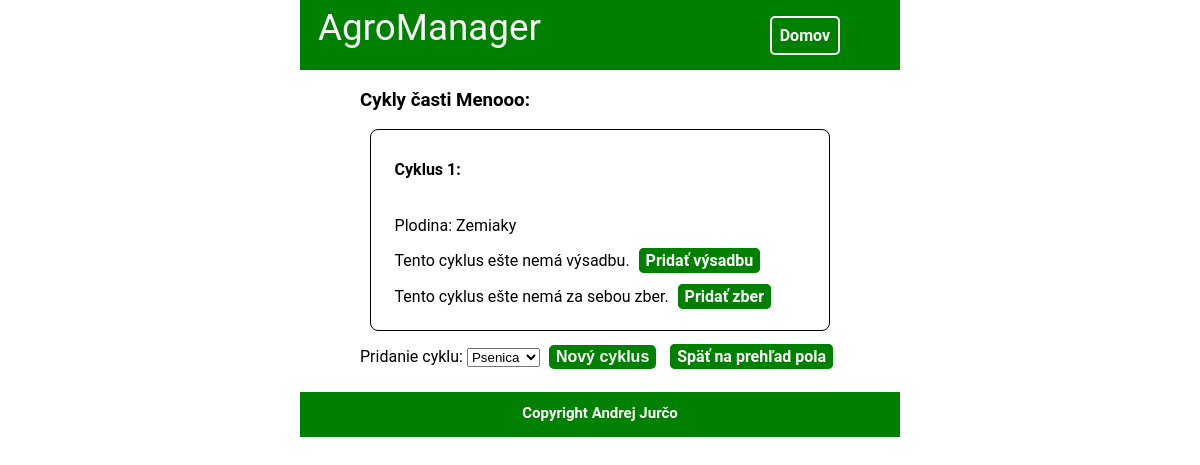
The app's page /sprava/cast/1/ with its own data.
### spravaPoli/model/Cyklus.py (models this page shows)
class Cyklus(models.Model):
    cast = models.ForeignKey(Cast, on_delete=models.CASCADE)
    plodina = models.ForeignKey(Plodina)
    vysadba = models.ForeignKey(Vysadba, on_delete=models.CASCADE, blank=True, null=True)
    zber = models.ForeignKey(Zber, on_delete=models.CASCADE, blank=True, null=True)

### spravaPoli/model/Cast.py (models this page shows)
class Cast(models.Model):
    meno = models.CharField(max_length=80, default="")
    rozloha = models.PositiveIntegerField("Rozloha (m2)",default=0)
    pouzivany = models.BooleanField(default=True)
    pozemok = models.ForeignKey(Pozemok, on_delete=models.CASCADE)

### spravaPoli/model/Plodina.py (models this page shows)
class Plodina(models.Model):
    meno = models.CharField("Názov plodiny",max_length=80, default="")

### spravaPoli/views.py (the view, shortened to what this page needs)
# urls.py: url(r'^cast/(?P<cast_id>[0-9]+)/$', views.CastView.prehladCasti, name='prehlad casti'),
    def prehladCasti(request, cast_id):
        cy = Cast.objects.filter(id=cast_id)
        plodiny = Plodina.objects.all()
        cykly = Cyklus.objects.filter(cast_id=cast_id)
        return render(request, 'spravaPoli/prehladCasti.html', {'casti': cy, 'cast_id': cast_id, 'cykly':cykly, 'plodiny': plodiny})

### spravaPoli/templates/spravaPoli/prehladCasti.html (shortened to what this page needs)
{% extends "general/base.html" %}
{% block content %}
    {% if cykly %}
        <h3>Cykly časti {{ cykly.first.cast.meno }}:</h3>
    {% else %}
        <p>Toto pole zatiaľ neobsahuje žiadne cykly.</p>
    {% endif %}
    {% for cyklus in cykly %}
        <div class="cyklusDisplay">
            <h4>Cyklus <span id="cyklusCounter">:</span></h4>
            <p>
                Plodina: {{ cyklus.plodina.meno }} <br>
            {% if cyklus.vysadba %}
                Výsadba prebehla dňa {{ cyklus.vysadba.datumVysadby }}, stála {{ cyklus.vysadba.naklady }}&euro; a spotrebovala {{ cyklus.vysadba.vysadeneMnozstvo }} g materiálu.<br>
            {% else %}
                Tento cyklus ešte nemá výsadbu. <a href="{% url 'spravaPoli:nova vysadba' cast_id cyklus.id %}" class="button2">Pridať výsadbu</a><br>
            {% endif %}
            {% if cyklus.zber %}
                Zber prebehol dňa {{ cyklus.zber.datumZberu }}, zožaných bolo {{ cyklus.zber.uroda }}kg úrody a príjmy z úrody boli {{ cyklus.zber.zisk }}&euro;.<br>
            {% else %}
                Tento cyklus ešte nemá za sebou zber. <a href="{% url 'spravaPoli:novy zber' cast_id cyklus.id %}" class="button2">Pridať zber</a>
            {% endif %}
            </p>
        </div>
    {% endfor %}
    <form action={% url 'spravaPoli:prehlad casti' cast_id %} method="POST">
        <span>Pridanie cyklu:</span>
        <select name="plodina_id" id="plodina_id">
            {% for pl in plodiny %}
                <option value={{ pl.id }}>{{ pl.meno }}</option>
            {% endfor %}
        </select>
        <input type="submit" value="Nový cyklus"  class="button2"/>
        <a  class="button2" href="{% url 'spravaPoli:prehlad pola' %}">Späť na prehľad pola</a>
    </form>
{% endblock %}

### static/general/default_styles.css (style rules this page uses)
body, html { margin: 0; padding: 0; }
html { width: 50%; margin: 0 25%; padding: 0; }
body { margin: 0; font-family: "Roboto", "Lucida Grande", Verdana, Arial, sans-serif; font-size: 100%; counter-reset: counter; }
.button2 { background-color: green; color: white; font-weight: 600; font-size: 100%; border-radius: 5px; padding: 1px 5px; margin: 5px; text-decoration: none; border: solid 2px green; }
.cyklusDisplay { line-height: 2.2em; border: solid 1px black; margin: 2%; padding: 0 5%; border-radius: 8px; }
#cyklusCounter::before { counter-increment: counter; content: counter(counter); }

### records on screen
Cyklus: first.cast.meno "Menooo", plodina.meno "Zemiaky", shows "Tento cyklus ešte nemá výsadbu.", shows "Tento cyklus ešte nemá za sebou zber."

### other values on screen
form field plodina_id "Psenica"
